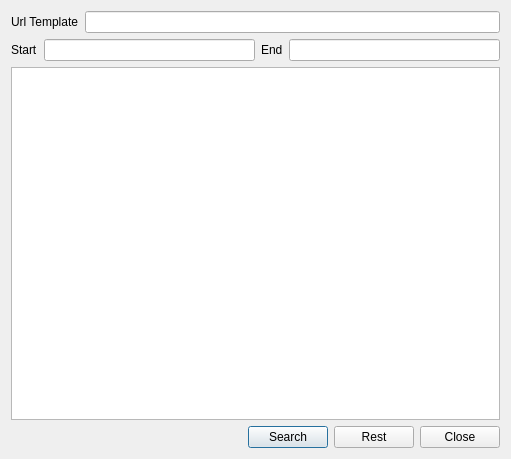
<?xml version="1.0" encoding="UTF-8"?>
<ui version="4.0">
 <class>WebSearchDialog</class>
 <widget class="QDialog" name="WebSearchDialog">
  <property name="geometry">
   <rect>
    <x>0</x>
    <y>0</y>
    <width>511</width>
    <height>459</height>
   </rect>
  </property>
  <property name="windowTitle">
   <string>WebSearch</string>
  </property>
  <layout class="QVBoxLayout" name="verticalLayout">
   <item>
    <layout class="QHBoxLayout" name="horizontalLayout">
     <item>
      <widget class="QLabel" name="label">
       <property name="text">
        <string>Url Template</string>
       </property>
      </widget>
     </item>
     <item>
      <widget class="QLineEdit" name="urlEdit"/>
     </item>
    </layout>
   </item>
   <item>
    <layout class="QHBoxLayout" name="horizontalLayout_2">
     <item>
      <widget class="QLabel" name="label_2">
       <property name="text">
        <string>Start</string>
       </property>
      </widget>
     </item>
     <item>
      <widget class="QLineEdit" name="startEdit"/>
     </item>
     <item>
      <widget class="QLabel" name="label_3">
       <property name="text">
        <string>End</string>
       </property>
      </widget>
     </item>
     <item>
      <widget class="QLineEdit" name="endEdit"/>
     </item>
    </layout>
   </item>
   <item>
    <widget class="QTextEdit" name="resultEdit">
     <property name="readOnly">
      <bool>true</bool>
     </property>
    </widget>
   </item>
   <item>
    <layout class="QHBoxLayout" name="horizontalLayout_3">
     <item>
      <spacer name="horizontalSpacer">
       <property name="orientation">
        <enum>Qt::Horizontal</enum>
       </property>
       <property name="sizeHint" stdset="0">
        <size>
         <width>40</width>
         <height>20</height>
        </size>
       </property>
      </spacer>
     </item>
     <item>
      <widget class="QPushButton" name="searchButton">
       <property name="text">
        <string>Search</string>
       </property>
      </widget>
     </item>
     <item>
      <widget class="QPushButton" name="resetButton">
       <property name="text">
        <string>Rest</string>
       </property>
      </widget>
     </item>
     <item>
      <widget class="QPushButton" name="closeButton">
       <property name="text">
        <string>Close</string>
       </property>
      </widget>
     </item>
    </layout>
   </item>
  </layout>
 </widget>
 <resources/>
 <connections>
  <connection>
   <sender>closeButton</sender>
   <signal>clicked()</signal>
   <receiver>WebSearchDialog</receiver>
   <slot>close()</slot>
   <hints>
    <hint type="sourcelabel">
     <x>463</x>
     <y>437</y>
    </hint>
    <hint type="destinationlabel">
     <x>255</x>
     <y>229</y>
    </hint>
   </hints>
  </connection>
 </connections>
</ui>
